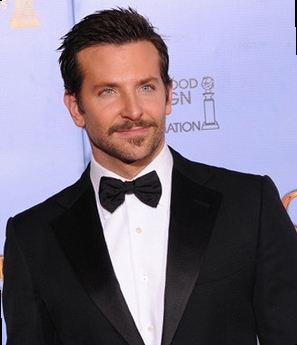
#> input picture OtherExperiments/Muz.jpg, 297 x 345 px
$ python CED_alg_OpenCV.py
#> lines starting #> are read from the running program, lines starting #| are printed output that depends on the picture
import cv2
import numpy as np
import matplotlib.pyplot as plt

#nacitanie obrazka
img = cv2.imread('Muz.jpg')
#> img is the input picture: shape (345, 297, 3); mean B, G, R 133.6, 116.8, 124.6
#pouzitie cannyho detektora hran implementovane v kniznici OpenCV
edges = cv2.Canny(img,297,345)
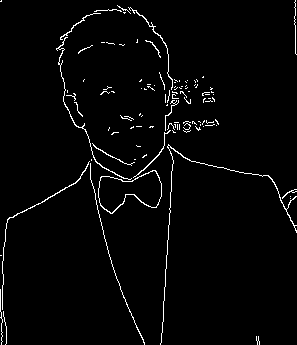
#> edges: shape (345, 297); 2.5% white in thin lines or dots
#nastavenie obrazka na binarnu podobu
plt.imshow(edges,cmap=plt.cm.gray)

plt.show()
